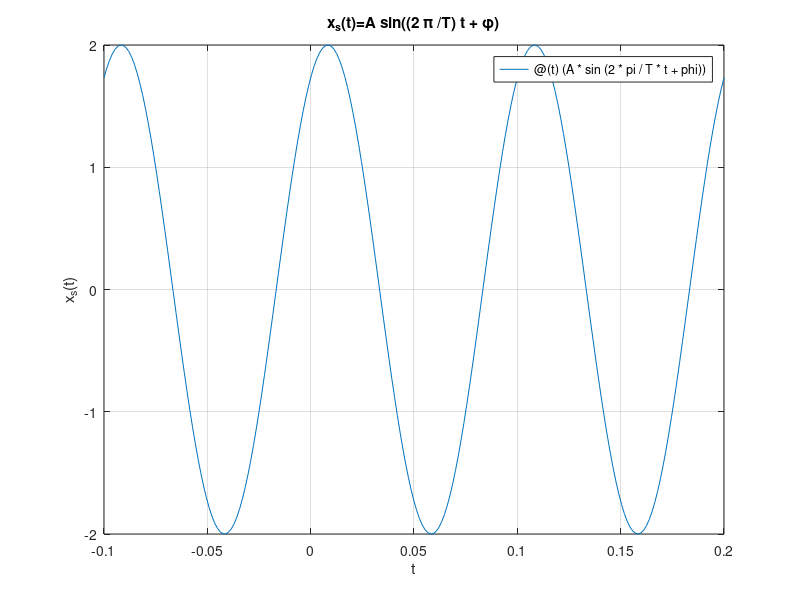

The MATLAB script that drew this image:
%sine signal x(t) = Asin( 2 pi t + phi);
A = 2; T = 1/10; phi = pi/3;
t1 = -0.1;
tstep = 0.005;
t2 = 0.2;
t = t1:tstep:t2;
xs = A*sin(2*pi/T*t + phi);
plot(t,xs,'LineWidth',2); grid;
xlabel('t'); ylabel('x_s(t)');
title('x_s(t)=A sin((2 \pi /T) t + \phi)')

A = 2; T = 1/10; phi = pi/3;
xs = @(t) (A*sin(2*pi/T*t + phi));
t1 = -0.1; t2 = 0.2;
t = [t1, t2];
fplot(xs,t); grid
xlabel('t'); ylabel('x_s(t)');
title('x_s(t)=A sin((2 \pi /T) t + \phi)')
